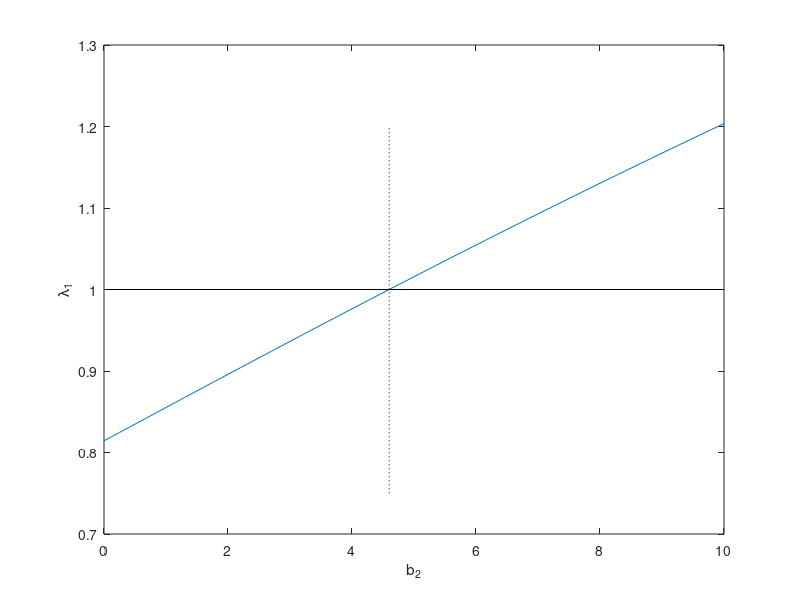

Reproduce this figure in MATLAB.
% Fig. 2.13: Dominant eigenvalue of the Leslie model as a function of b_2 (book, Section 2.3, Eq. 2.19)
% b_1 = 0, b_3 = 9, s_1 = 0.1, s_2 = 0.6; for R = b_1 + s_1 b_2 + s_1 s_2 b_3 = 1, i.e. b_2 = 4.6, lambda_1 = 1
% (c) 2026 Philipp Kügler · Program for the book "Dynamical Systems in the Life Sciences" · MIT License (see LICENSE)
b2 = linspace(0, 10, 201);
lam = zeros(size(b2));
for i = 1:numel(b2)
    lam(i) = max(abs(eig([0 b2(i) 9; 0.1 0 0; 0 0.6 0])));
end
fprintf('b_2 with R = 1: %.2f\n', (1 - 0.54) / 0.1);
fprintf('lambda_1 at b_2 = 4.6: %.6f\n', max(abs(eig([0 4.6 9; 0.1 0 0; 0 0.6 0]))));

plot(b2, lam, 'Color', [0 0.447 0.741]); hold on
plot([0 10], [1 1], 'k-'); plot([4.6 4.6], [0.75 1.2], 'k:'); hold off
xlabel('b_2'); ylabel('\lambda_1');
